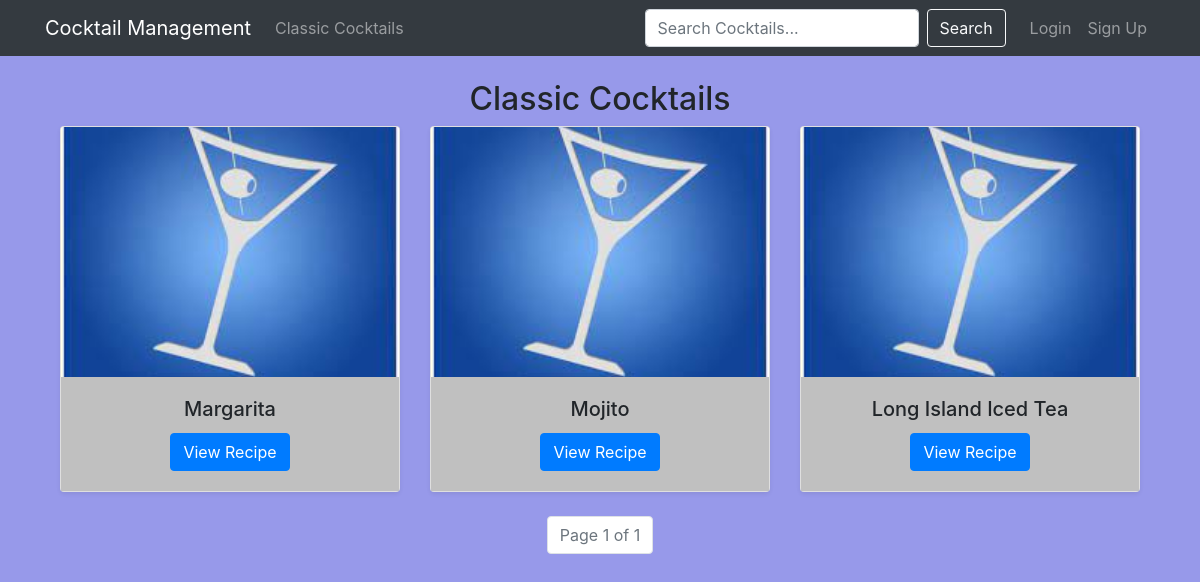
Screenshot of /cocktails/cocktails/ with the database file from the repository.
### cocktails/models.py (models this page shows, shortened)
class Cocktail(models.Model):
    name = models.CharField(max_length=100)
    original_cocktail = models.ForeignKey('self', null=True, blank=True, on_delete=models.SET_NULL)
    bartender = models.ForeignKey(User, on_delete=models.SET_NULL, null=True, blank=True)
    category = models.ForeignKey(CocktailCategory, on_delete=models.CASCADE)
    instructions = models.TextField()
    image = models.ImageField(upload_to='cocktails', blank=True, null=True)
    glass_type = models.CharField(max_length=100)
    ALCOHOLIC_STRENGTH = [
        ('Light', 'Light'),
        ('Medium', 'Medium'),
        ('Strong', 'Strong'),
    ]
    alcoholic_strength = models.CharField(max_length=10, choices=ALCOHOLIC_STRENGTH, default='Medium')
    is_classic = models.BooleanField(default=False)

### cocktails/views.py (the view)
# urls.py: path('cocktails/', views.cocktail_list, name='cocktail-list'),
def cocktail_list(request):
    cocktails = Cocktail.objects.filter(is_classic=True)  # Only show classic cocktails
    paginator = Paginator(cocktails, 5)
    page_number = request.GET.get("page")
    paged_cocktails = paginator.get_page(page_number)
    context = {"cocktails": paged_cocktails}
    return render(request, "cocktails/cocktail_list.html", context)

### cocktails/templates/cocktails/cocktail_list.html (shortened to what this page needs)
{% extends 'base.html' %}
{% block content %}
<div class="container mt-4">
    <h2 class="text-center">Classic Cocktails</h2>
    <div class="row">
        {% for cocktail in cocktails %}
        <div class="col-md-4">
            <div class="card mb-4 shadow-sm">
                <img src="{{ cocktail.image.url }}" class="card-img-top img-fluid" style="max-height: 250px; object-fit: cover;" alt="{{ cocktail.name }}">
                <div class="card-body text-center">
                    <h5 class="card-title">{{ cocktail.name }}</h5>
                    <a href="{% url 'cocktail-detail' cocktail.id %}" class="btn btn-primary">View Recipe</a>
                </div>
            </div>
        </div>
        {% empty %}
        <p class="text-center">No classic cocktails found.</p>
        {% endfor %}
    </div>
    <nav aria-label="Page navigation">
        <ul class="pagination justify-content-center">
            <li class="page-item disabled">
                <span class="page-link">Page {{ cocktails.number }} of {{ cocktails.paginator.num_pages }}</span>
            </li>
        </ul>
    </nav>
</div>
{% endblock %}

### cocktails/static/css/style.css (style rules this page uses)
body { background-color: #9799EA; }
.card-body { background-color: Silver; }

### rows the page displays
Cocktail: image (picture), name "Margarita"
Cocktail: image (picture), name "Mojito"
Cocktail: image (picture), name "Long Island Iced Tea"

### other values shown
{{ cocktails.number }} "1"
{{ cocktails.paginator.num_pages }} "1"
